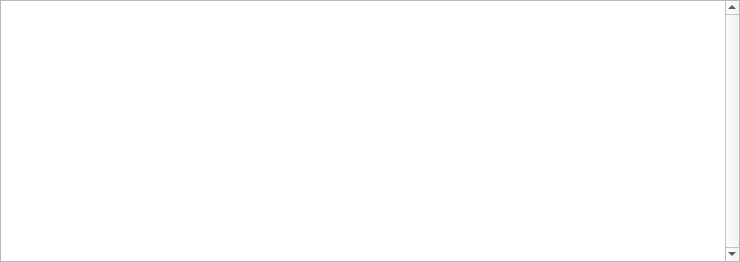
<?xml version="1.0" encoding="UTF-8"?>
<ui version="4.0">
 <class>CompilerOutputPanel_q</class>
 <widget class="QWidget" name="CompilerOutputPanel_q">
  <property name="enabled">
   <bool>true</bool>
  </property>
  <property name="geometry">
   <rect>
    <x>0</x>
    <y>0</y>
    <width>740</width>
    <height>262</height>
   </rect>
  </property>
  <property name="windowTitle">
   <string>Script Editor</string>
  </property>
  <layout class="QGridLayout" name="gridLayout">
   <property name="margin">
    <number>0</number>
   </property>
   <item row="0" column="0">
    <widget class="QTextBrowser" name="compiler_output_panel">
     <property name="verticalScrollBarPolicy">
      <enum>Qt::ScrollBarAlwaysOn</enum>
     </property>
    </widget>
   </item>
  </layout>
 </widget>
 <layoutdefault spacing="6" margin="11"/>
 <resources/>
 <connections/>
</ui>
